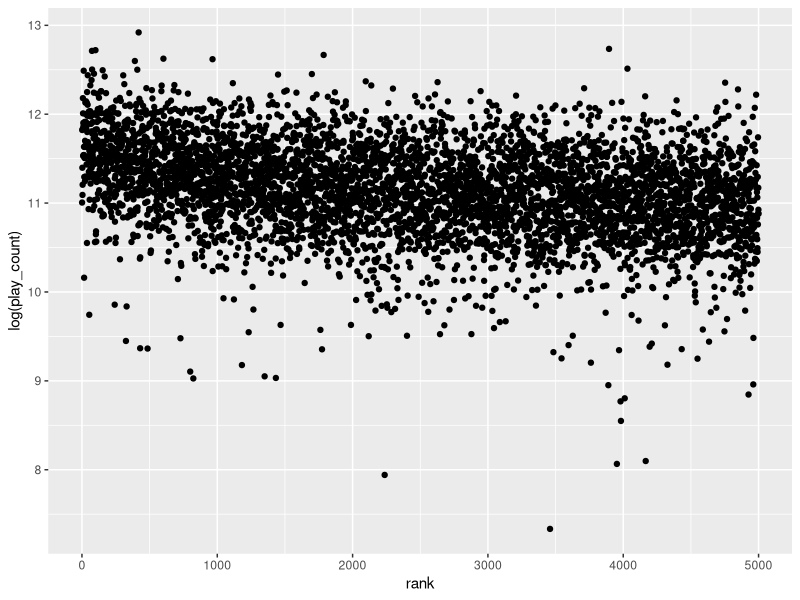
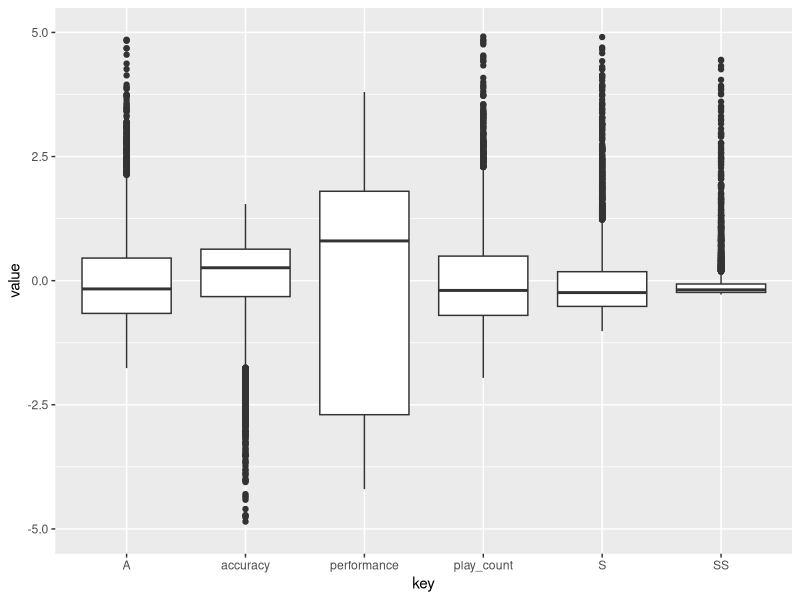
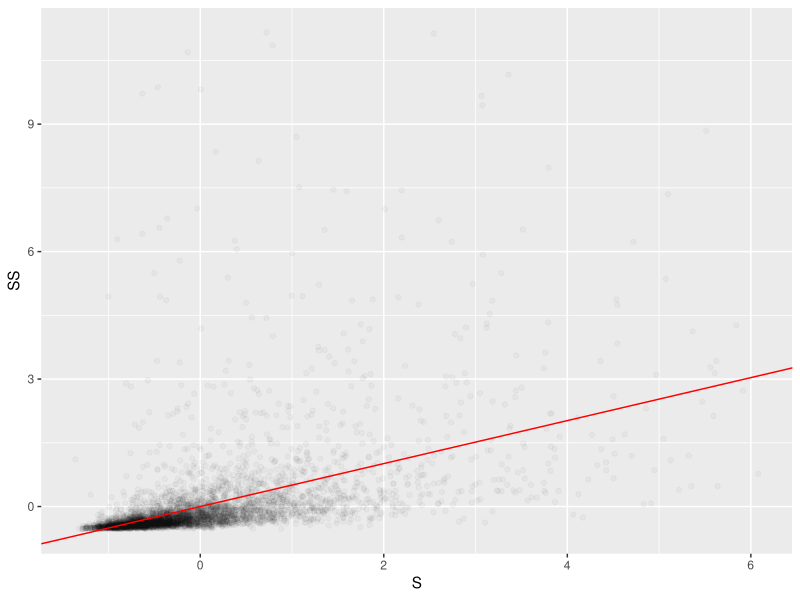
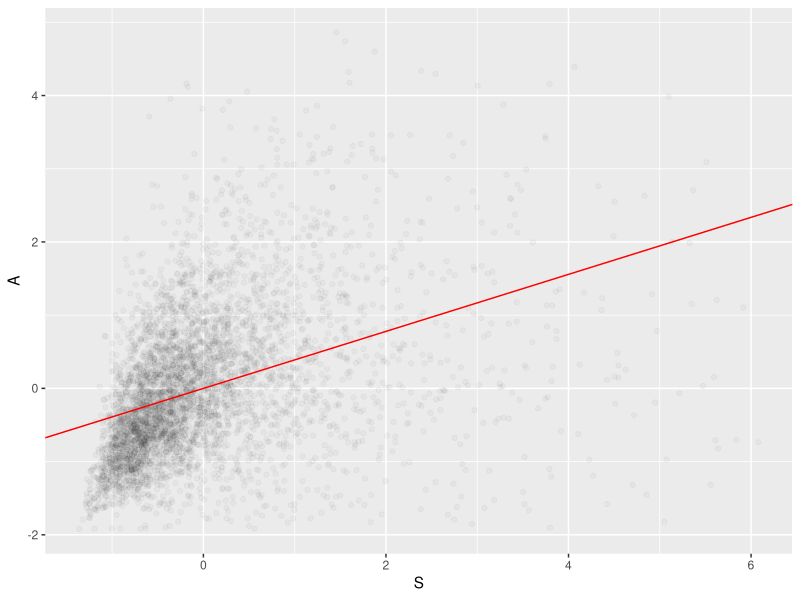
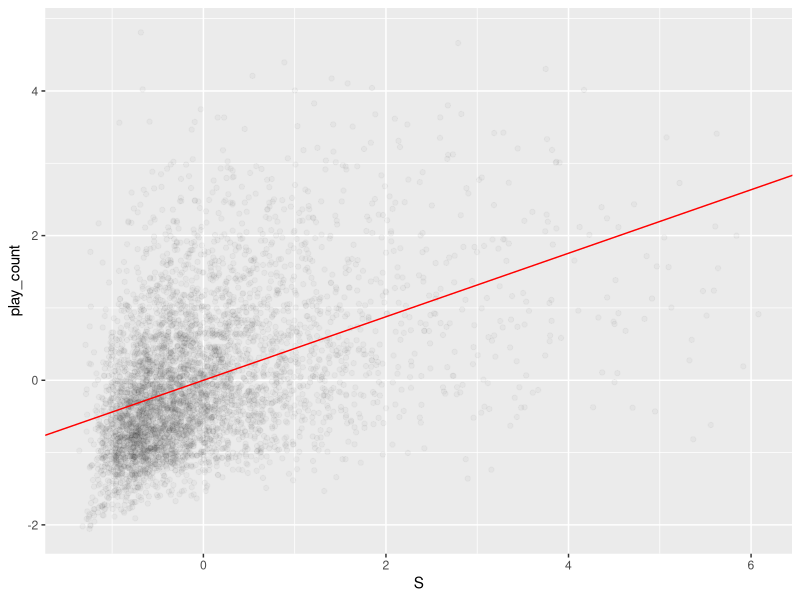
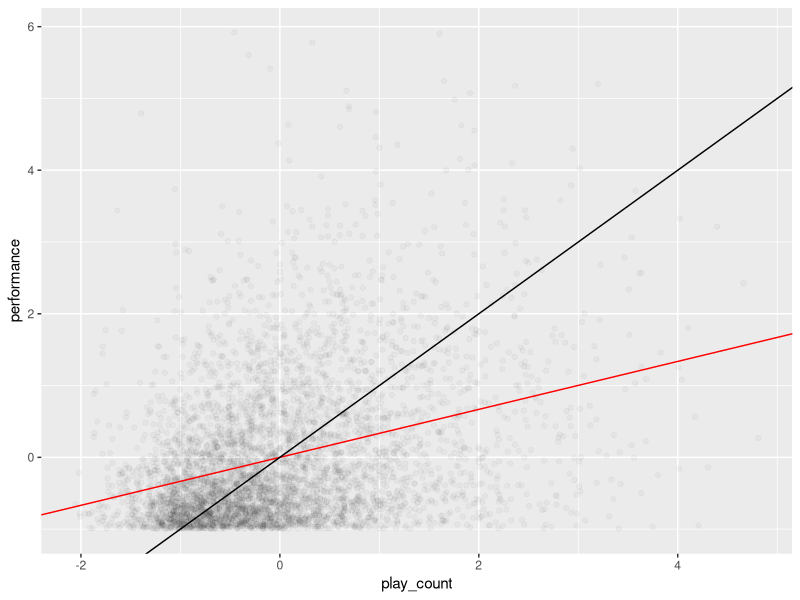
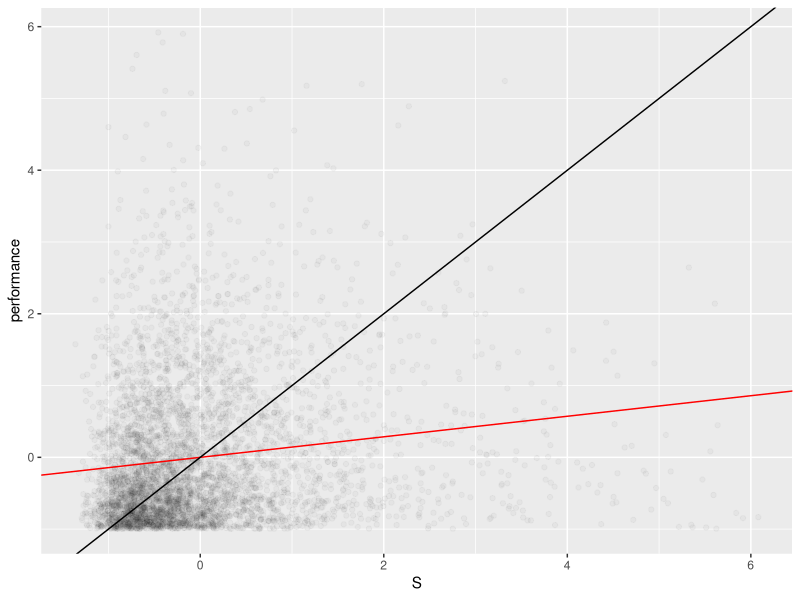
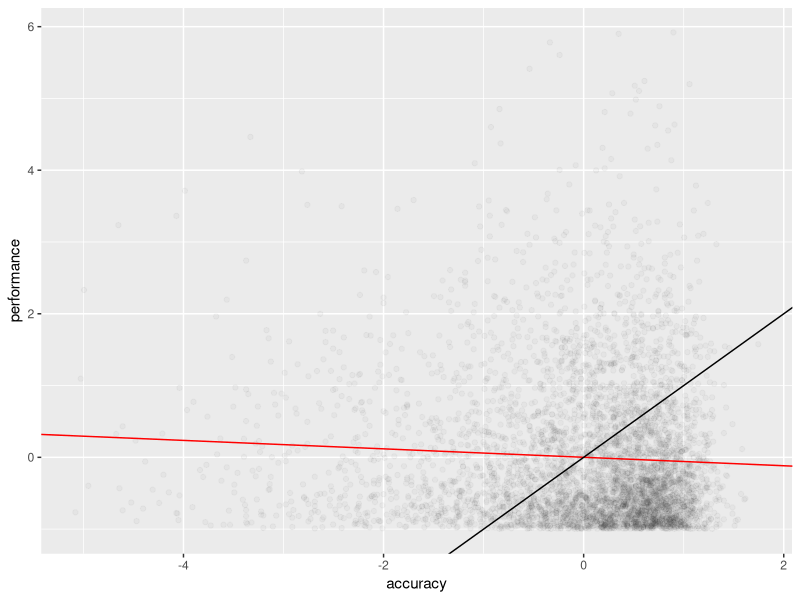

Recreate these plots in R, in order.
# importing libraries -------------------
library(readr)
library(dplyr)
library(tidyr)
library(ggplot2)

# importing dataset -------------------
Player <- read_csv("Player.csv",col_names = FALSE)
lables <- c("player_id","name","rank","performance","accuracy","play_count","SS","S","A")
colnames(Player) <- lables
#View(Player)

# dataset cleaning -------------------
# simplify Player set
miniPlayer <- Player %>%
  select(rank,performance, accuracy,play_count,SS,S,A)

ggplot(miniPlayer) +
  geom_point(aes(x=rank,y=log(play_count)))

# new tibble for covariance calculations. (not good)
centered_mini_player <- miniPlayer %>%
  mutate(
    play_count = (play_count-mean(play_count))/sqrt(var(play_count)),
    S = (S-mean(S))/sqrt(var(S)), # centering,
    SS = (SS-mean(SS))/sqrt(var(SS)), # centering
    A = (A - mean(A))/sqrt(var(A)), # centering
    accuracy = (accuracy - mean(accuracy))/sd(accuracy),
    performance = (performance - mean(performance))/sd(accuracy)
  ) 

# viewing and filtering centered data -------------------

#warning:Removed 5060 rows containing non-finite values (stat_boxplot). 
centered_mini_player %>%
  gather(key = key, value = value, -rank) %>%
  ggplot(aes(x = key, y = value)) +
  geom_boxplot() +
  ylim(-5,5)

# based on above plot, decide what to filter out

# x < 4.5(std)+mean
filtered_data <- miniPlayer %>%
  mutate(
    S = ifelse(S<(4.5*sd(S)+mean(S)), S, NA),
    SS = ifelse(SS<(4.5*sd(SS)+mean(SS)), SS, NA),
    A = ifelse(A<(4.5*sd(A)+mean(A)), A, NA),
    play_count= ifelse(play_count<(4.5*sd(play_count)+mean(play_count)), play_count, NA),
    accuracy= ifelse(accuracy>(-4.5*sd(accuracy)+mean(accuracy)), accuracy, NA)
  ) %>%
  filter(is.na(S)==FALSE,is.na(SS)==FALSE,is.na(A)==FALSE,is.na(play_count)==FALSE,is.na(accuracy)==FALSE)

#exeprimental version. Being very liberal with taking out outliers
filtered_data2 <- miniPlayer %>%
  mutate(
    performance = (performance-mean(performance))/sd(performance),
    S = ifelse(S<(1.5*sd(S)+mean(S)), S, NA),
    SS = ifelse(SS<(0.5*sd(SS)+mean(SS)), SS, NA),
    A = ifelse(A<(2.2*sd(A)+mean(A)), A, NA),
    play_count= ifelse(play_count<(2.25*sd(play_count)+mean(play_count)), play_count, NA),
    accuracy= ifelse(accuracy>(-1.75*sd(accuracy)+mean(accuracy)), accuracy, NA)
  ) %>%
  filter(is.na(S)==FALSE,is.na(SS)==FALSE,is.na(A)==FALSE,is.na(play_count)==FALSE,is.na(accuracy)==FALSE)


centered_filtered_data <- filtered_data %>%
  mutate(
    performance = (performance - mean(performance))/sd(performance),
    S = (S-mean(S))/sd(S),
    SS = (SS-mean(SS))/sd(SS), 
    A = (A - mean(A))/sd(A),
    accuracy = (accuracy - mean(accuracy))/sd(accuracy),
    play_count = (play_count-mean(play_count))/sd(play_count)
  ) 

# get sample correlational matrix -------------------
prf_vec <- centered_filtered_data$performance
acc_vec <- centered_filtered_data$accuracy
s_vec  <- centered_filtered_data$S
ss_vec <- centered_filtered_data$SS
a_vec <- centered_filtered_data$A
pc_vec <- centered_filtered_data$play_count

M <- cbind(prf_vec,pc_vec,acc_vec,ss_vec,s_vec,a_vec)
CM <- cor(M)
CM
# eigendecompose the correlational matrix -------------------
#ECM <- eigen(CM,symmetric = TRUE)
#ECM
#lambda1 <- ECM[[1]][[1]]
#vector1 <- ECM[[2]][,1]
#lambda2 <- ECM[[1]][[2]]
#vector2 <- ECM[[2]][,2]

# plotting results -------------------
# 1st correlation, q = 0.50574356
# 1st experimental correlation, q = 0.6016588
ggplot(centered_filtered_data) +
  geom_point(aes(x = S, y = SS),alpha = 1/30) +
  geom_abline(slope = CM['s_vec','ss_vec'],color = "red")

# 3rd correlation, q = 0.38941110
# 2nd experimental correlation, q = 0.42957095
ggplot(centered_filtered_data) +
  geom_point(aes(x = S, y = A),alpha = 1/30) +
  geom_abline(slope = CM['s_vec','a_vec'],color = "red") 

# 2nd correlation, q = 0.4391454
# 3rd experimental correlation, q = 0.3856870
ggplot(centered_filtered_data) +
  geom_point(aes(x = S, y = play_count),alpha = 1/30) +
  geom_abline(slope = CM['s_vec','pc_vec'],color = "red") 


# 1st experimental correlation in regards to performance, q = 0.3379438
ggplot(centered_filtered_data) +
  geom_point(aes(x = play_count, y = performance),alpha = 1/30) +
  geom_abline(slope = CM['pc_vec','prf_vec'],color = "red") +
  geom_abline()

# 2nd experimental correlation in regards to performance, q = 0.1608370
ggplot(centered_filtered_data) +
  geom_point(aes(x = S, y = performance),alpha = 1/30) +
  geom_abline(slope = CM['s_vec','prf_vec'],color = "red") +
  geom_abline()

# last experimental correlation in regards to performance, q = -0.05939164
ggplot(centered_filtered_data) +
  geom_point(aes(x = accuracy, y = performance),alpha = 1/30) +
  geom_abline(slope = CM['acc_vec','prf_vec'],color = "red") +
  geom_abline()

# last experimental correlation, q = 0.03081100
ggplot(centered_filtered_data) +
  geom_point(aes(x = accuracy, y = play_count),alpha = 1/10) +
  geom_abline(slope = CM['acc_vec','pc_vec'],color = "red") 

# smallest correlation, q = 0.07447896
ggplot(centered_filtered_data) +
  geom_point(aes(x = A, y = SS),alpha = 1/10) +
  geom_abline(slope = CM['a_vec','ss_vec'],color = "red") 


# more exploratory analysis -----------------------------
miniPlayer %>%
  select(rank,play_count,SS,S,A) %>%
  mutate(map_play_ratio = play_count/(SS+S+A)) %>%
  ggplot(mapping = aes(x = map_play_ratio)) +
  geom_histogram(bins = 80) +
  xlim(0,300)
  #geom_boxplot(mapping = aes(group = cut_width(map_play_ratio,500)),na.rm = TRUE)

# experimental plots ------------------------------------

my_pmf <- function(min_perf,min_plays,min_s_count){
  top <- miniPlayer %>%
    filter(play_count <= min_plays, performance >= min_perf, S <= min_s_count) %>%
    count()
  
  bottom <- miniPlayer %>%
    filter(play_count <= min_plays, S <= min_s_count) %>%
    count()
  
  top/bottom
}
topPP <- 10080
brunopp <- 3568
brunoCount <- 35515
brunoSS <- 30+45
brunoS <- 158 + 989
brunoA <- 274
my_pmf(topPP,1000*brunoCount,100*brunoS)


ggplot(miniPlayer, aes(x = play_count))+stat_ecdf()

ggplot(centered_filtered_data) +
  #stat_ecdf(aes(x=performance), color = "blue") +
  stat_ecdf(aes(x=play_count), color = "red") +
  #stat_ecdf(aes(x=S), color = "gold") +
  xlim(-5,5)

ggplot(centered_filtered_data, aes(x = play_count))+stat_ecdf()



d <- density(miniPlayer$play_count)
plot(d)

ggplot(centered_filtered_data) +
#  geom_histogram(aes(x= play_count-min(play_count)),bins = 40, color = "blue")+
#  geom_histogram(aes(x= play_count-min(play_count)),bins = 80, color = "red")+
#  geom_histogram(aes(x= play_count-min(play_count)),bins = 120, color = "green")+
#  geom_histogram(aes(x= play_count-min(play_count)),bins = 160, color = "gold")+
  geom_freqpoly(aes(x= play_count-min(play_count)),bins = 40, color = "blue")+
  geom_freqpoly(aes(x= play_count-min(play_count)),bins = 80, color = "red")+
  geom_freqpoly(aes(x= play_count-min(play_count)),bins = 120, color = "green")+
  geom_freqpoly(aes(x= play_count-min(play_count)),bins = 160, color = "gold")

ggplot(centered_filtered_data) +
  #  geom_histogram(aes(x= S-min(S)),bins = 40, color = "blue")+
  #  geom_histogram(aes(x= S-min(S)),bins = 80, color = "red")+
  #  geom_histogram(aes(x= S-min(S)),bins = 120, color = "green")+
  #  geom_histogram(aes(x= S-min(S)),bins = 160, color = "gold")+
  geom_freqpoly(aes(x= S-min(S)),bins = 40, color = "blue")+
  geom_freqpoly(aes(x= S-min(S)),bins = 80, color = "red")+
  geom_freqpoly(aes(x= S-min(S)),bins = 120, color = "green")+
  geom_freqpoly(aes(x= S-min(S)),bins = 160, color = "gold")

ggplot(centered_filtered_data) +
  #  geom_histogram(aes(x= performance),bins = 40, color = "blue")+
  #  geom_histogram(aes(x= performance),bins = 80, color = "red")+
  #  geom_histogram(aes(x= performance),bins = 120, color = "green")+
  #  geom_histogram(aes(x= performance),bins = 160, color = "gold")+
  geom_freqpoly(aes(x= performance),bins = 20, color = "blue")+
  geom_freqpoly(aes(x= performance),bins = 30, color = "red")+
  geom_freqpoly(aes(x= performance),bins = 40, color = "green")+
  geom_freqpoly(aes(x= performance),bins = 50, color = "gold")

# Create the function.
getmode <- function(v) {
  uniqv <- unique(v)
  uniqv[which.max(tabulate(match(v, uniqv)))]
}

plays <- centered_filtered_data$play_count
my_mode <- getmode(plays)
my_var <- var(plays)
my_mean <- mean(plays)

